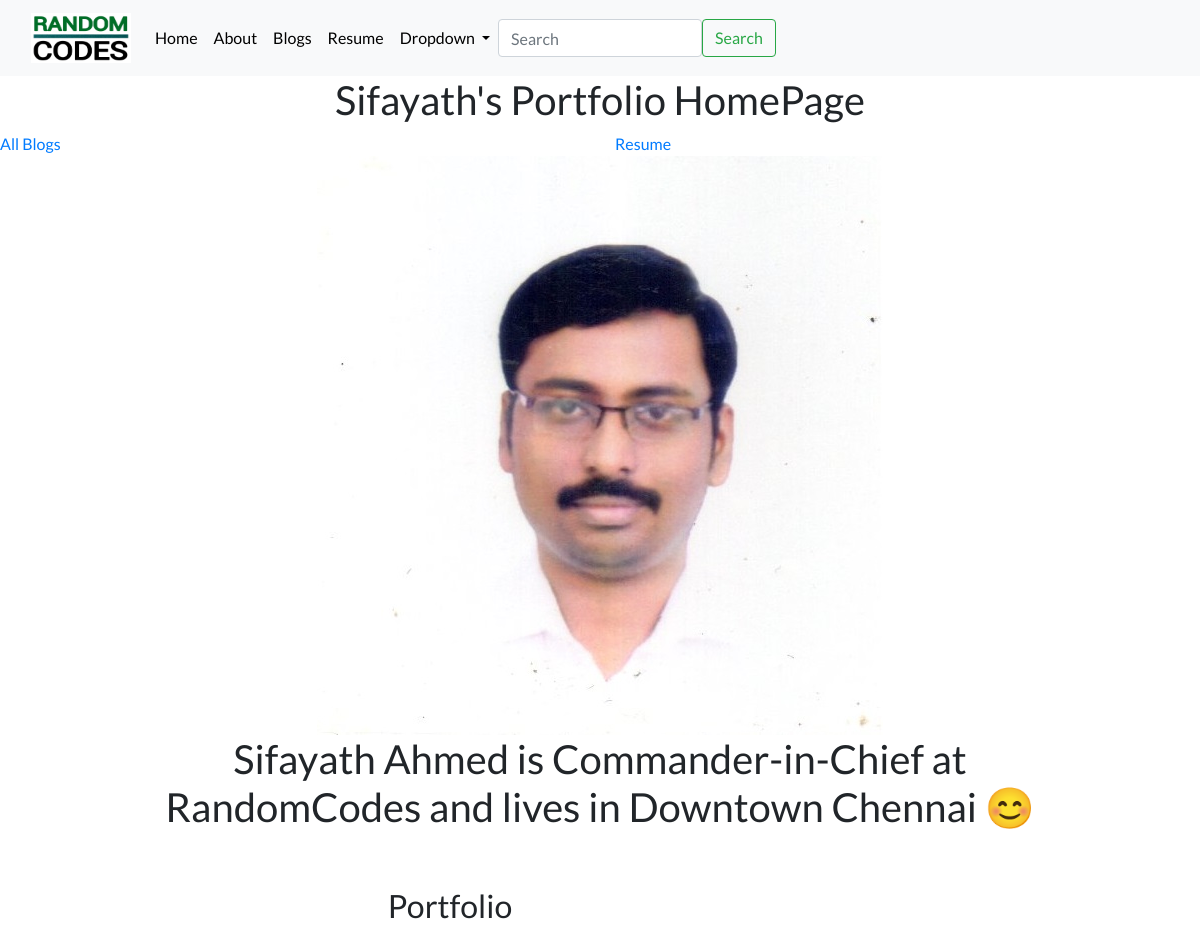
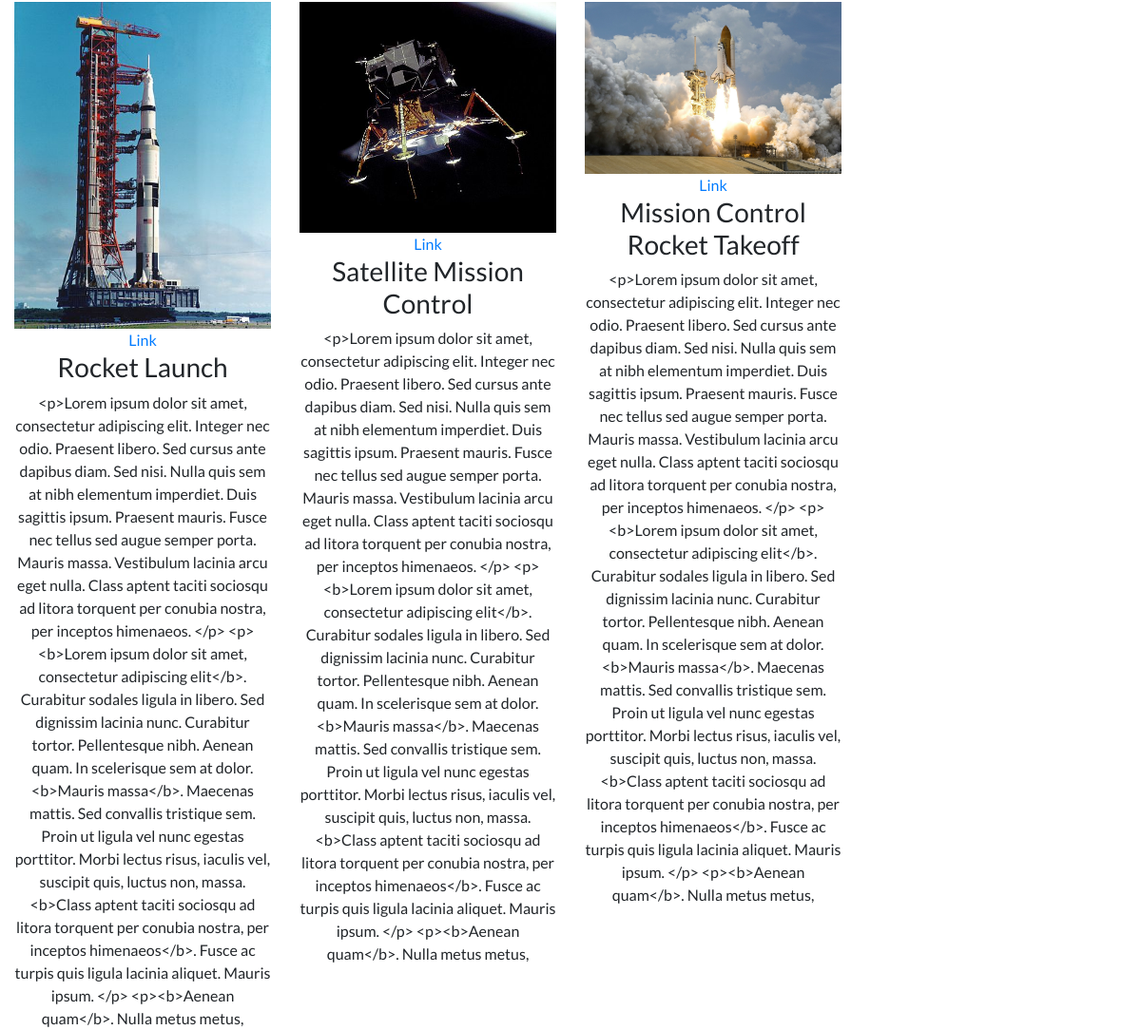
The page / on the database its author committed (2 pictures, top to bottom).
### portfolio/models.py (models this page shows, shortened)
class Project(models.Model):
    title = models.CharField(max_length=1000)
    description = models.CharField(max_length=1000)
    image = models.ImageField(upload_to='portfolio/images/')
    url = models.URLField(blank=True)

### portfolio/views.py (the view)
# urls.py: 2. Add a URL to urlpatterns:  path('', views.home, name='home')
def home(request):
    project = Project.objects.all()
    return render(request, 'portfolio/home.html',{'projects':project})

### portfolio/templates/portfolio/home.html (shortened to what this page needs)
{%extends 'portfolio/base.html' %}
{% load static %}
{% block content %}
<div class = "row justify-content-center">
    <h1>Sifayath's Portfolio HomePage</h1>
</div>
<div class = "row justify-content-center">
    <div class="col">
        <a href = "{%url 'blog:all_blogs' %}" > All Blogs </a><br>
    </div>
    <div class="col">
        {%load static %}
        <a href ="{% static 'portfolio/sifayaf1update.doc' %}">Resume</a><br>
    </div>
</div>
<div class = "row justify-content-center">
    <img src="{% static 'portfolio/Sifayath.jpg' %}">
</div>
<div class = "row justify-content-center">
    <div class="col-md-9 text-center">
    <h1> Sifayath Ahmed is Commander-in-Chief at RandomCodes and lives in Downtown Chennai 😊 </h1>
    </div>
</div>
<div class="col-md-9 text-center">
    <h2 class = "mt-5 ">Portfolio</h2>
</div>
<div class="col-md-9 text-center">
<div class = "row justify-content-center">
{% for project in projects%}
<div class ="col md-4">
<img src="{{project.image.url}}" class ="img-fluid md-2" >
    {% if project.url %}
    <br> <a href ="{{project.url}}"> Link</a>
    {% endif %}
    <h3>{{ project.title }}</h3>
    <p2>{{ project.description }}</p2><br>
</div>
{% endfor %}
</div></div>
{% endblock %}

### portfolio/static/portfolio/custom.css (style rules this page uses)
body { font-family: 'Lato', sans-serif; }

### rows shown on the page
Project: image (picture), title "Rocket Launch", description "<p>Lorem ipsum dolor sit amet, consectetur adipiscing elit. Integer nec odio. Praesent libero. Sed cursus ante dapibus diam. Sed nisi. Nulla quis sem at nibh elementum imperdiet. Duis sagittis ipsum. Praesent mauris. Fusce nec tellus sed augue semper porta. Mauris massa. Vestibulum lacinia arcu eget nulla. Class aptent taciti sociosqu ad litora torquent per conubia nostra, per inceptos himenaeos. </p> <p><b>Lorem ipsum dolor sit amet, consectetur adipiscing elit</b>. Curabitur sodales ligula in libero. Sed dignissim lacinia nunc. Curabitur tortor. Pellentesque nibh. Aenean quam. In scelerisque sem at dolor. <b>Mauris massa</b>. Maecenas mattis. Sed convallis tristique sem. Proin ut ligula…"
Project: image (picture), title "Satellite Mission Control", description "<p>Lorem ipsum dolor sit amet, consectetur adipiscing elit. Integer nec odio. Praesent libero. Sed cursus ante dapibus diam. Sed nisi. Nulla quis sem at nibh elementum imperdiet. Duis sagittis ipsum. Praesent mauris. Fusce nec tellus sed augue semper porta. Mauris massa. Vestibulum lacinia arcu eget nulla. Class aptent taciti sociosqu ad litora torquent per conubia nostra, per inceptos himenaeos. </p> <p><b>Lorem ipsum dolor sit amet, consectetur adipiscing elit</b>. Curabitur sodales ligula in libero. Sed dignissim lacinia nunc. Curabitur tortor. Pellentesque nibh. Aenean quam. In scelerisque sem at dolor. <b>Mauris massa</b>. Maecenas mattis. Sed convallis tristique sem. Proin ut ligula…"
Project: image (picture), title "Mission Control Rocket Takeoff", description "<p>Lorem ipsum dolor sit amet, consectetur adipiscing elit. Integer nec odio. Praesent libero. Sed cursus ante dapibus diam. Sed nisi. Nulla quis sem at nibh elementum imperdiet. Duis sagittis ipsum. Praesent mauris. Fusce nec tellus sed augue semper porta. Mauris massa. Vestibulum lacinia arcu eget nulla. Class aptent taciti sociosqu ad litora torquent per conubia nostra, per inceptos himenaeos. </p> <p><b>Lorem ipsum dolor sit amet, consectetur adipiscing elit</b>. Curabitur sodales ligula in libero. Sed dignissim lacinia nunc. Curabitur tortor. Pellentesque nibh. Aenean quam. In scelerisque sem at dolor. <b>Mauris massa</b>. Maecenas mattis. Sed convallis tristique sem. Proin ut ligula…"
